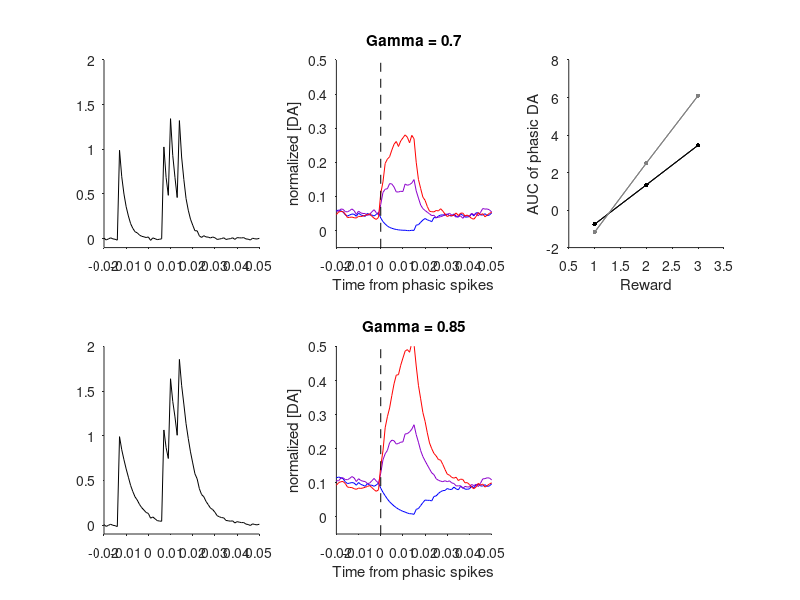

Write MATLAB code to recreate this figure.
function simulate_DA_release
%Dopamine simulation for Golden et al. (Figure 5g-h). 

T = -.05:.001:.100; %time vector
tstart = find(T==0);
rew = 1:3;
mycolors = [0 0 1; .55 0 .8; 1 0 0];
gammas = [.7 .85]; %terms specifying reuptake
timeStepS = 0.001;
durationS = .015;
ntrials = 500;
evoked_FRs = [0 1.5 3]; %evoked DA firing rate for different RPEs.
spont = 15; %spontaneous firing rate.
figure
ctr = 1;

z = zeros(ntrials, length(T), length(rew));

for k = 1:length(rew)
    
    epsilon = randn(ntrials,length(T))./100;
    
    vt = rand(size(T))./20;
    
    spikesPerS = evoked_FRs(k)*20;
    
    
    [spontspikes, ~] = makeSpikes(timeStepS, spont, length(T), ntrials);
    z(:,:,k) = spontspikes(:,1:length(T));
    
    [spikes, ~] = makeSpikes(timeStepS, spikesPerS, durationS, ntrials);
    
    
    if k==1
        z(:,tstart:tstart+length(spikes(1,:))-1,k) = zeros(ntrials,length(tstart:tstart+length(spikes(1,:))-1));
    else
        z(:,tstart:tstart+length(spikes(1,:))-1,k) = z(:,tstart:tstart+length(spikes(1,:))-1, k)+spikes;
    end
end

y = nan(ntrials, length(T), 1);
c = y;



examp = nan(2, length(T));
for M =1:2 %loop over gammas
    Y = [];

    %loop over rewards
    for k = 1:length(rew)
        y(:,1) = 0;
        c(:,1) = 0;
        for ll = 1:ntrials
            for t = 2:length(T)
                %convolve with each trial
                c(ll,t) = gammas(M)*c(ll,t-1) + z(ll,t,k);
                y(ll,t) = c(ll,t) + epsilon(ll,t);
            end
        end
        
      Y = [Y; mean(y)]; 
      yy = y';
      yy = yy(:);
    end
    
    ix2 = find(sum(spikes')==3);
    examp(M,:) =  y(ix2(1),:);
    
    subplot(2,3,ctr)
    plot(T, examp(M,:), 'Color', [0 0 0]); hold on
    set(gca, 'TickDir', 'out'); box off
    yl = ylim;
    xlim([-.02 .05]);
    ylim([-.1 2]);
    ctr = ctr+1;
    
    subplot(2,3,ctr)
    for j = 1:length(Y(:,1))
        plot(T, Y(j,:), 'Color', mycolors(j,:)); hold on
    end
    set(gca, 'TickDir', 'out'); box off
    ylim([-.05 .5]);
    xlim([-.02 .05]);
    line([0 0], [-.1 .5], 'Color', [0 0 0], 'LineStyle', '--');
    ylabel('normalized [DA]');
    xlabel('Time from phasic spikes');
    title(strcat(['Gamma = ', num2str(gammas(M))]));
    ctr = ctr+1;
    set(gcf, 'Color', [1 1 1]);

    subplot(2,3,3);
    mc = [0 0 0; .5 .5 .5];
    auc = nan(length(rew),1);
    for k = 1:length(rew)
        t1 = find(T==0);
        t2 = find(abs(T-0.02)<eps);
        baseline = mean(Y(k,1:t1-1)');
        Y(k,:) = Y(k,:)-baseline;
        auc(k) = trapz(t1:t2,Y(k,t1:t2));
    end
    plot(1:length(rew), auc, 'Color', mc(M,:)); hold on
    plot(1:length(rew), auc, 'Color', mc(M,:), 'Marker', '.', 'MarkerSize', 10); hold on
    xlabel('Reward');
    ylabel('AUC of phasic DA');
    set(gca, 'TickDir', 'out'); box off;
    xlim([.5 length(rew)+0.5]);
    ctr = ctr+1;
end

end

function [spikes, ix] = makeSpikes(timeStepS, spikesPerS, durationS, numTrains)

if (nargin < 4)
    numTrains = 1;
end
times = [0:timeStepS:durationS];
spikes = zeros(numTrains, length(times));
for train = 1:numTrains
    vt = rand(size(times));
    spikes(train, :) = (spikesPerS*timeStepS) > vt;
    ix{train} = find(spikes(train,:)==1);
end
end